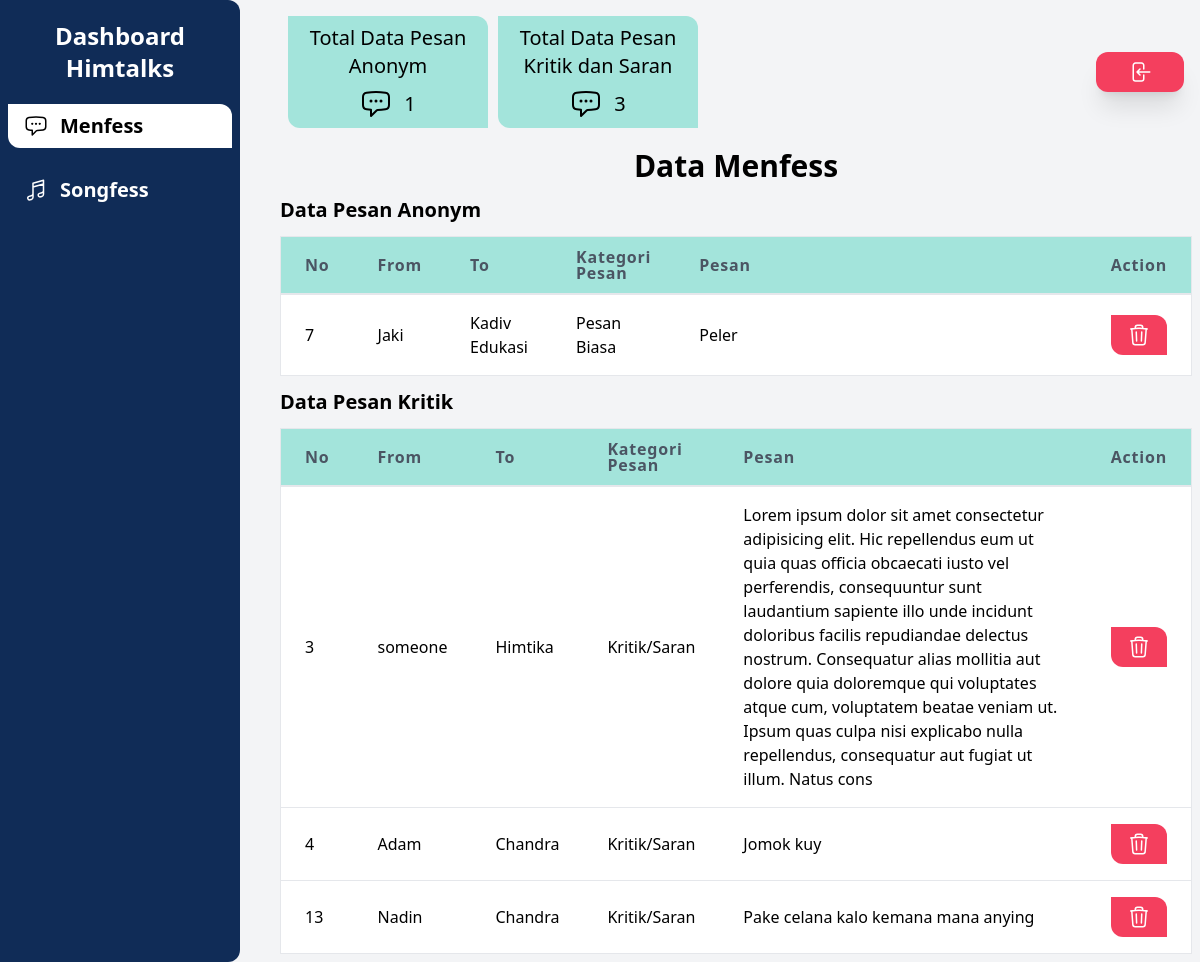
The page /Admin/index.php (signed in) on the database its author committed.
### tables this page shows
CREATE TABLE `pesan` (
  `id` int NOT NULL,
  `dari` varchar(255) NOT NULL,
  `untuk` varchar(255) NOT NULL,
  `kategori` enum('Kritik/Saran','Pesan Biasa') NOT NULL,
  `pesan` varchar(900) NOT NULL
);

### Admin/index.php (the view, shortened to what this page needs)
<?php
include_once ('./connect/connect.php');
$totalPesanKritik = mysqli_query($db, "SELECT COUNT(id) FROM pesan WHERE kategori='Kritik/Saran'");
$totalPesanBiasa = mysqli_query($db, "SELECT COUNT(id) FROM pesan WHERE kategori='Pesan Biasa'");
$pesanKritik = mysqli_query($db, "SELECT * FROM pesan WHERE kategori='Kritik/Saran'");
$pesanBiasa = mysqli_query($db, "SELECT * FROM pesan WHERE kategori='Pesan Biasa'");
$totalPesanKritik = mysqli_fetch_assoc($totalPesanKritik);
$totalPesanBiasa = mysqli_fetch_assoc($totalPesanBiasa);
?>
<!DOCTYPE html>
<html lang="en">
<head>
    <script src="https://cdn.tailwindcss.com"></script>
</head>
<body class="flex bg-gray-100">
    <div class="fixed bg-[#102C57] w-[20%] h-[100vh] p-2 pt-5 rounded-tr-xl rounded-br-xl">
        <h1 class="text-center font-bold text-2xl mb-5 text-white">Dashboard Himtalks</h1>
        <div class="mt-3">
            <ul class="flex flex-col gap-[20px]">
                <li>
                    <a href="#">
                        <div
                            class="flex justify-start items-center pl-4 p-2 rounded-tr-xl rounded-bl-xl text-black bg-white">
                            <h1 class="font-bold ml-3 text-xl">Menfess</h1>
                        </div>
                    </a>
                </li>
                <li>
                    <a href="./pages/songfess.php">
                        <div
                            class="flex justify-start items-center pl-4 p-2 text-white rounded-tr-xl rounded-bl-xl hover:text-black hover:bg-white">
                            <h1 class="font-bold ml-3 text-xl">Songfess</h1>
                        </div>
                    </a>
                </li>
            </ul>
        </div>
    </div>
    <div class="container w-[80%] ml-[17em] mx-auto p-2">
        <div class="w-full p-2 flex justify-between">
            <div class="flex gap-[10px]">
                <div class="bg-[#A3E4DB] flex flex-col w-[200px] rounded-tr-xl rounded-bl-xl p-2">
                    <h1 class="text-xl text-center">Total Data Pesan Anonym</h1>
                    <div class="flex justify-center items-center mt-2">
                        <h1 class="ml-3 text-xl"><?php echo $totalPesanBiasa['COUNT(id)'] ?></h1>
                    </div>
                </div>
                <div class="bg-[#A3E4DB] flex flex-col w-[200px] rounded-tr-xl rounded-bl-xl p-2">
                    <h1 class="text-xl text-center">Total Data Pesan Kritik dan Saran</h1>
                    <div class="flex justify-center items-center mt-2">
                        <h1 class="ml-3 text-xl"><?php echo $totalPesanKritik['COUNT(id)'] ?></h1>
                    </div>
                </div>
            </div>
            <div class="right-0 flex justify-center items-center">
                <form action="" method="post">
                    <button type="submit" class="bg-rose-500 px-8 py-2 rounded-xl text-white shadow-xl hover:skew-y-3"
                        name='logout'>
                    </button>
                </form>
            </div>
        </div>
        <h1 class="font-bold text-3xl text-center mt-3 mb-3">Data Menfess</h1>
        <h1 class="font-bold text-xl mt-3 mb-3">Data Pesan Anonym</h1>
        <div class="overflow-x-auto">
            <table class="min-w-full bg-white border border-gray-200">
                <thead class="bg-[#A3E4DB]">
                    <tr>
                        <th
                            class="px-6 py-3 border-b-2 border-gray-200 text-left leading-4 text-gray-600 tracking-wider">
                            No</th>
                        <th
                            class="px-6 py-3 border-b-2 border-gray-200 text-left leading-4 text-gray-600 tracking-wider">
                            From</th>
                        <th
                            class="px-6 py-3 border-b-2 border-gray-200 text-left leading-4 text-gray-600 tracking-wider">
                            To</th>
                        <th
                            class="px-6 py-3 border-b-2 border-gray-200 text-left leading-4 text-gray-600 tracking-wider">
                            Kategori Pesan</th>
                        <th
                            class="px-6 py-3 border-b-2 border-gray-200 text-left leading-4 text-gray-600 tracking-wider">
                            Pesan</th>
                        <th
                            class="w-[5%] px-6 py-3 border-b-2 border-gray-200 text-left leading-4 text-gray-600 tracking-wider">
                            Action</th>
                    </tr>
                </thead>
                <tbody class="bg-white">
                    <?php foreach ($pesanBiasa as $x): ?>
                        <tr>
                            <td class="px-6 py-4 border-b border-gray-200"><?php echo $x['id'] ?></td>
                            <td class="px-6 py-4 border-b border-gray-200"><?php echo $x['dari'] ?></td>
                            <td class="px-6 py-4 border-b border-gray-200"><?php echo $x['untuk'] ?></td>
                            <td class="px-6 py-4 border-b border-gray-200"><?php echo $x['kategori'] ?></td>
                            <td class="w-[50%] px-6 py-4 border-b border-gray-200"><?php echo $x['pesan'] ?></td>
                            <td class="px-6 py-4 border-b border-gray-200"><a
                                    href="./function/pesan_delete.php?id=<?php echo $x['id'] ?>">
                                    <div
                                        class="bg-rose-500 flex justify-center items-center p-2 rounded-tr-xl rounded-bl-xl">
                                    </div>
                                </a>
                            </td>
                        </tr>
                    <?php endforeach; ?>
                </tbody>
            </table>
        </div>
        <h1 class="font-bold text-xl mt-3 mb-3">Data Pesan Kritik</h1>
        <div class="overflow-x-auto">
            <table class="min-w-full bg-white border border-gray-200">
                <thead class="bg-[#A3E4DB]">
                    <tr>
                        <th
                            class="px-6 py-3 border-b-2 border-gray-200 text-left leading-4 text-gray-600 tracking-wider">
                            No</th>
                        <th
                            class="px-6 py-3 border-b-2 border-gray-200 text-left leading-4 text-gray-600 tracking-wider">
                            From</th>
                        <th
                            class="px-6 py-3 border-b-2 border-gray-200 text-left leading-4 text-gray-600 tracking-wider">
                            To</th>
                        <th
                            class="px-6 py-3 border-b-2 border-gray-200 text-left leading-4 text-gray-600 tracking-wider">
                            Kategori Pesan</th>
                        <th
                            class="px-6 py-3 border-b-2 border-gray-200 text-left leading-4 text-gray-600 tracking-wider">
                            Pesan</th>
                        <th
                            class="w-[5%] px-6 py-3 border-b-2 border-gray-200 text-left leading-4 text-gray-600 tracking-wider">
                            Action</th>
                    </tr>
                </thead>
                <tbody class="bg-white">
                    <?php foreach ($pesanKritik as $x): ?>
                        <tr>
                            <td class="px-6 py-4 border-b border-gray-200"><?php echo $x['id'] ?></td>
                            <td class="px-6 py-4 border-b border-gray-200"><?php echo $x['dari'] ?></td>
                            <td class="px-6 py-4 border-b border-gray-200"><?php echo $x['untuk'] ?></td>
                            <td class="px-6 py-4 border-b border-gray-200"><?php echo $x['kategori'] ?></td>
                            <td class="w-[50%] px-6 py-4 border-b border-gray-200"><?php echo $x['pesan'] ?></td>
                            <td class="px-6 py-4 border-b border-gray-200"><a
                                    href="./function/pesan_delete.php?id=<?php echo $x['id'] ?>">
                                    <div
                                        class="bg-rose-500 flex justify-center items-center p-2 rounded-tr-xl rounded-bl-xl">
                                    </div>
                                </a>
                            </td>
                        </tr>
                    <?php endforeach; ?>
                </tbody>
            </table>
        </div>
    </div>
</body>
</html>

### rows shown on the page
pesan: id "7", dari "Jaki", untuk "Kadiv Edukasi", kategori "Pesan Biasa", pesan "Peler"
pesan: id "3", dari "someone", untuk "Himtika", kategori "Kritik/Saran", pesan "Lorem ipsum dolor sit amet consectetur adipisicing elit. Hic repellendus eum ut quia quas officia obcaecati iusto vel perferendis, consequuntur sunt laudantium sapiente illo unde incidunt doloribus facilis repudiandae delectus nostrum. Consequatur alias mollitia aut dolore quia doloremque qui voluptates atque cum, voluptatem beatae veniam ut. Ipsum quas culpa nisi explicabo nulla repellendus, consequatur aut fugiat ut illum. Natus cons"
pesan: id "4", dari "Adam", untuk "Chandra", kategori "Kritik/Saran", pesan "Jomok kuy"
pesan: id "13", dari "Nadin", untuk "Chandra", kategori "Kritik/Saran", pesan "Pake celana kalo kemana mana anying"

### other values the page prints
$totalPesanBiasa['COUNT(id)'] "1"
$totalPesanKritik['COUNT(id)'] "3"
